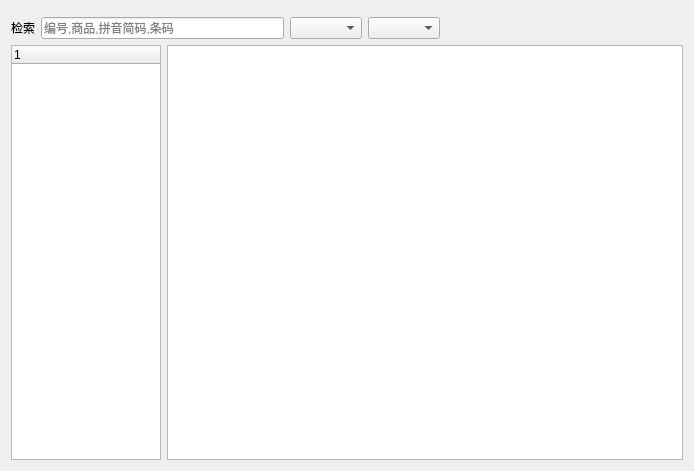
<?xml version="1.0" encoding="UTF-8"?>
<ui version="4.0">
 <class>w_bt_dish_Dialog</class>
 <widget class="QDialog" name="w_bt_dish_Dialog">
  <property name="geometry">
   <rect>
    <x>0</x>
    <y>0</y>
    <width>694</width>
    <height>471</height>
   </rect>
  </property>
  <property name="windowTitle">
   <string>Dialog</string>
  </property>
  <layout class="QVBoxLayout" name="verticalLayout">
   <item>
    <widget class="lds_toolbar" name="widget"/>
   </item>
   <item>
    <layout class="QHBoxLayout" name="horizontalLayout">
     <item>
      <widget class="QLabel" name="label">
       <property name="styleSheet">
        <string notr="true"/>
       </property>
       <property name="text">
        <string>检索</string>
       </property>
       <property name="wordWrap">
        <bool>true</bool>
       </property>
      </widget>
     </item>
     <item>
      <widget class="lds_lineedit_clear" name="lineEdit">
       <property name="placeholderText">
        <string>编号,商品,拼音简码,条码</string>
       </property>
      </widget>
     </item>
     <item>
      <widget class="QComboBox" name="comboBox_filter"/>
     </item>
     <item>
      <widget class="QComboBox" name="comboBox_filter_2"/>
     </item>
     <item>
      <spacer name="horizontalSpacer_2">
       <property name="orientation">
        <enum>Qt::Horizontal</enum>
       </property>
       <property name="sizeHint" stdset="0">
        <size>
         <width>40</width>
         <height>20</height>
        </size>
       </property>
      </spacer>
     </item>
    </layout>
   </item>
   <item>
    <layout class="QHBoxLayout" name="horizontalLayout_2">
     <item>
      <widget class="lds_treeWidget" name="treeWidget">
       <property name="minimumSize">
        <size>
         <width>150</width>
         <height>0</height>
        </size>
       </property>
       <property name="maximumSize">
        <size>
         <width>150</width>
         <height>16777215</height>
        </size>
       </property>
       <column>
        <property name="text">
         <string notr="true">1</string>
        </property>
       </column>
      </widget>
     </item>
     <item>
      <widget class="lds_tableView" name="tableView"/>
     </item>
    </layout>
   </item>
  </layout>
 </widget>
 <customwidgets>
  <customwidget>
   <class>lds_tableView</class>
   <extends>QTableView</extends>
   <header>lds_tableview.h</header>
  </customwidget>
  <customwidget>
   <class>lds_lineedit_clear</class>
   <extends>QLineEdit</extends>
   <header>lds_lineedit_clear.h</header>
  </customwidget>
  <customwidget>
   <class>lds_treeWidget</class>
   <extends>QTreeWidget</extends>
   <header>lds_treewidget.h</header>
  </customwidget>
  <customwidget>
   <class>lds_toolbar</class>
   <extends>QFrame</extends>
   <header>lds_toolbar.h</header>
   <container>1</container>
  </customwidget>
 </customwidgets>
 <tabstops>
  <tabstop>treeWidget</tabstop>
  <tabstop>tableView</tabstop>
  <tabstop>lineEdit</tabstop>
  <tabstop>comboBox_filter</tabstop>
  <tabstop>comboBox_filter_2</tabstop>
 </tabstops>
 <resources/>
 <connections/>
</ui>
